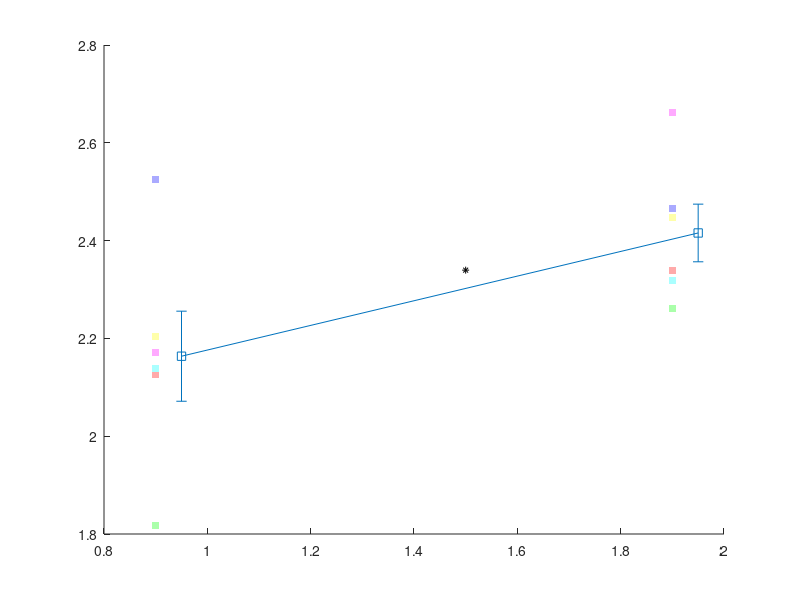

Reproduce this figure in MATLAB. (Note: this script raises an error after producing the figure.)
%%% Compare contrast sensitivity before and after saccades. Show
%%% differences in pre-saccadic sensitivity for foveated versus
%%% non-foveated probes.
%%% author: Janis Intoy

load('contrast_thresholds.mat', 'presaccadic', 'postsaccadic', 'foveated', 'nonfoveated');

markersize = 6;
capsize = 8;

%% Figure 4A
for ddi = 1:2
    if ddi == 1
        dt = presaccadic;
    else
        dt = postsaccadic;
    end
    
    % compute sensitivity
    dt.sensitivity = 1 ./ dt.thresh;
    dt.sensitivity_mean = mean(dt.sensitivity, 3);
    nnn = sum(~isnan(dt.thresh), 3);
    dt.sensitivity_se = std(dt.sensitivity, [], 3) ./ sqrt(nnn);
    
    if ddi == 1
        presaccadic = dt;
    else
        postsaccadic = dt;
    end
end

% plot
symbols = {'s-', 'o--'};

coli = hsv(6);
col = zeros(2, 3);

sens1 = presaccadic.sensitivity;
sens2 = postsaccadic.sensitivity;

m1 = presaccadic.sensitivity_mean;
s1 = presaccadic.sensitivity_se;

m2 = postsaccadic.sensitivity_mean;
s2 = postsaccadic.sensitivity_se;

h_legs = nan(2, 1);

figure(); hold on;
for sv = 1:size(m1, 1)
    hh = plot((1:2) + .1 * sign(sv - 1.5), [squeeze(sens1(sv, :, :)), squeeze(sens2(sv, :, :))],...
        symbols{sv}(1),...
        'markersize', 5);
    for hi = 1:length(hh)
        set(hh(hi), 'MarkerFaceColor', (coli(hi, :) + [2, 2, 2]) / 3); 
        set(hh(hi), 'MarkerEdgeColor', 'none');
    end
    
    [~, pval] = ttest(squeeze(sens1(sv, :, :)), squeeze(sens2(sv, :, :)));
    if pval < 0.05
        plot(1.5, (m1(sv, :) + m2(sv, :)) / 2 + .05, '*',...
            'Color',  col(sv, :), 'MarkerSize', 5);
    else
        text(1.5, (m1(sv, :) + m2(sv, :)) / 2 + .05, 'n.s.',...
            'Color',  col(sv, :));
    end
    
    h_legs(sv) = errorbar((1:2) + .05 * sign(sv - 1.5), [m1(sv, :), m2(sv, :)], [s1(sv, :), s2(sv, :)],...
        symbols{sv}, 'Color', col(sv, :),...
        'MarkerFaceColor', col(sv, :),...
        'MarkerEdgeColor', 'none',...
        'capsize', capsize,...
        'markersize', 7);
    
end
xlim([0.5, 2.5]);
ylim([1.8, 2.5]);
set(gca, 'YScale', 'log');
xticks(1:2);
xticklabels({'before saccade', 'after saccade'});
set(gca, 'FontSize', 10, 'FontName', 'Arial');
ylabel('contrast sensitivity', 'FontSize', 12);
legend(h_legs, {'0''-20''', '20''-60'''}, 'Location', 'south');

%% Figure 4B-C
sUse = 2:3; % only use peripheral spatial bins
tUse = 1:4; % only compare pre-saccadic time bins

for ddi = 1:2
    if ddi == 1
        dt = foveated;
    else
        dt = nonfoveated;
    end
    
    % compute sensitivity and CI from threshold values
    dt.sensitivityBS = 1 ./ dt.threshBS;
    dt.sensitivity_mean = nanmean(dt.sensitivityBS, 4);
    for sv = sUse
        for tv = tUse
            dt.sensitivity_95(sv, tv, :) = cat(3,...
                quantile(dt.sensitivityBS(sv, tv, :, :), .025, 4),...
                quantile(dt.sensitivityBS(sv, tv, :, :), .975, 4));
        end
    end
    
    if ddi == 1
        foveated = dt;
    else
        nonfoveated = dt;
    end
end

% non-parametric one-sided bootstrap tests
pvals = nan(length(foveated.SpVec)-1, length(foveated.TmpVec)-1);
for sv = sUse
    for tv = tUse
        dt1 = squeeze(foveated.sensitivityBS(sv, tv, :, :));
        dt2 = squeeze(nonfoveated.sensitivityBS(sv, tv, :, :));
        
        use = ~isnan(dt1) & ~isnan(dt2);
        n = sum(use);
        pvals(sv, tv) = nanmean(dt1(use) < dt2(use)); % one-sided
    end
end

% plot
tm = (foveated.TmpVec(1:end-1) + foveated.TmpVec(2:end))/2;

col = cool(2);
for sv = sUse
    figure(); hold on;
    for ddi = 1:2
        if ddi == 1
            dt = foveated;
        else
            dt = nonfoveated;
        end
        sens = dt.sensitivity_mean(sv, :, :);
        senslow = dt.sensitivity_95(sv, tUse, 1);
        senshigh = dt.sensitivity_95(sv, tUse, 2);
        errorbar(tm(tUse), sens(tUse), ...
            sens(tUse) - senslow(tUse), ...
            senshigh(tUse) - sens(tUse),...
            '-d', ...
            'linewidth', 1, 'MarkerSize', markersize, ...
            'capsize', capsize,...
            'Color', col(ddi, :), ...
            'MarkerFaceColor', col(ddi, :), 'MarkerEdgeColor', col(ddi, :));
    end
    xlim([foveated.TmpVec(1), 0]);
    set(gca,'XTick',foveated.TmpVec,'XTickLabel',foveated.TmpVec(1:end));
    set(gca, 'yscale', 'log','FontSize', 12)
    ylim([1 3]);
    set(gca,'YTick',1:0.5:3);
    set(gca, 'FontSize', 10, 'FontName', 'Arial');
    ylabel('contrast sensitivity','FontSize',12);
    xlabel('time from saccade onset (ms)','FontSize',12);
    
    legend({'Foveated', 'Non-foveated'}, 'Location', 'southeast');
    
    for tv = tUse
        if pvals(sv, tv) < 0.05
            text( tm(tv), 2.7, '*', 'FontSize', 12);
        end
    end
    
    text (-170, 1.1,...
        sprintf('%i''-%i''', foveated.SpVec(sv), foveated.SpVec(sv+1)),'FontSize',14);
end
